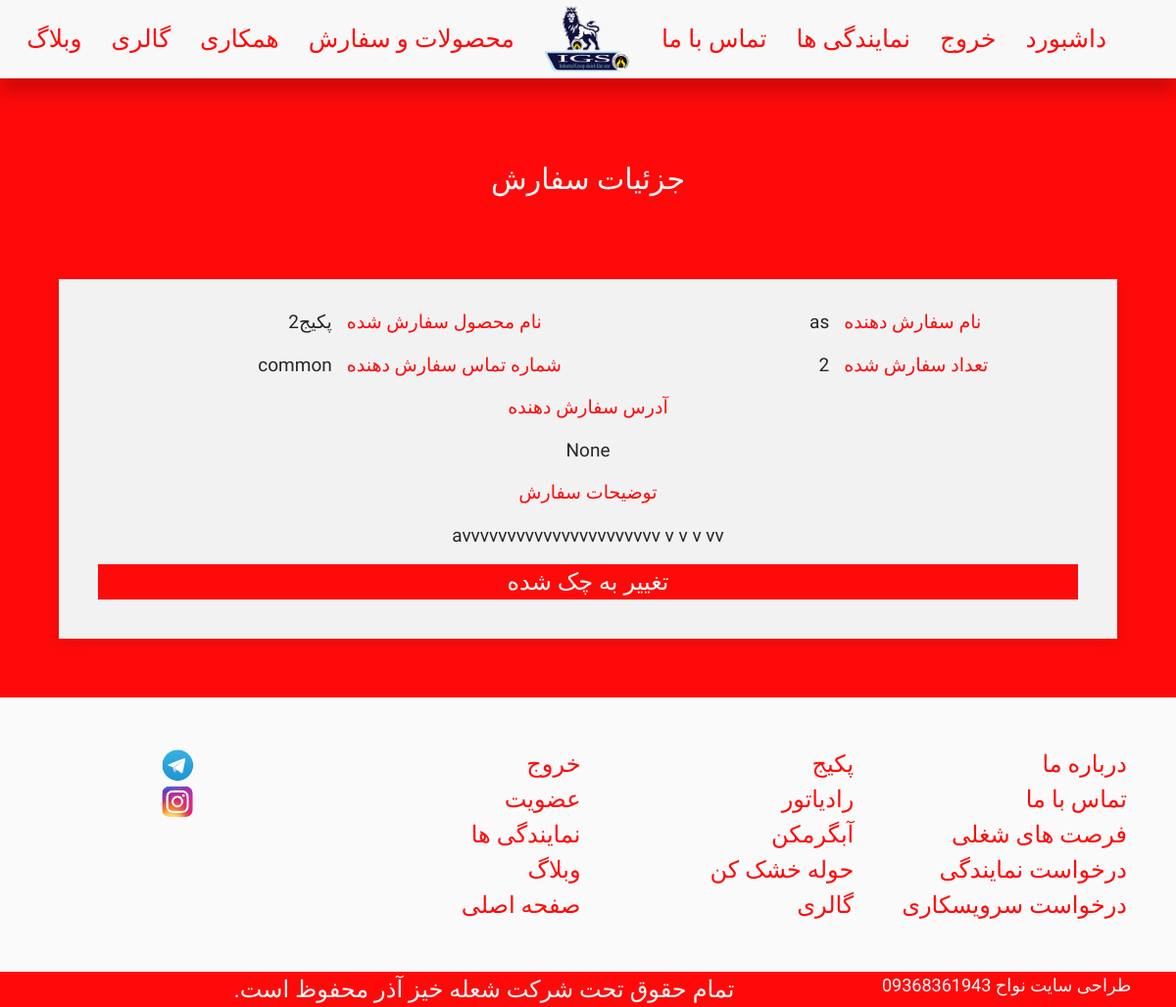
Page /order/detail/3/ (signed in) on the earlier database version.
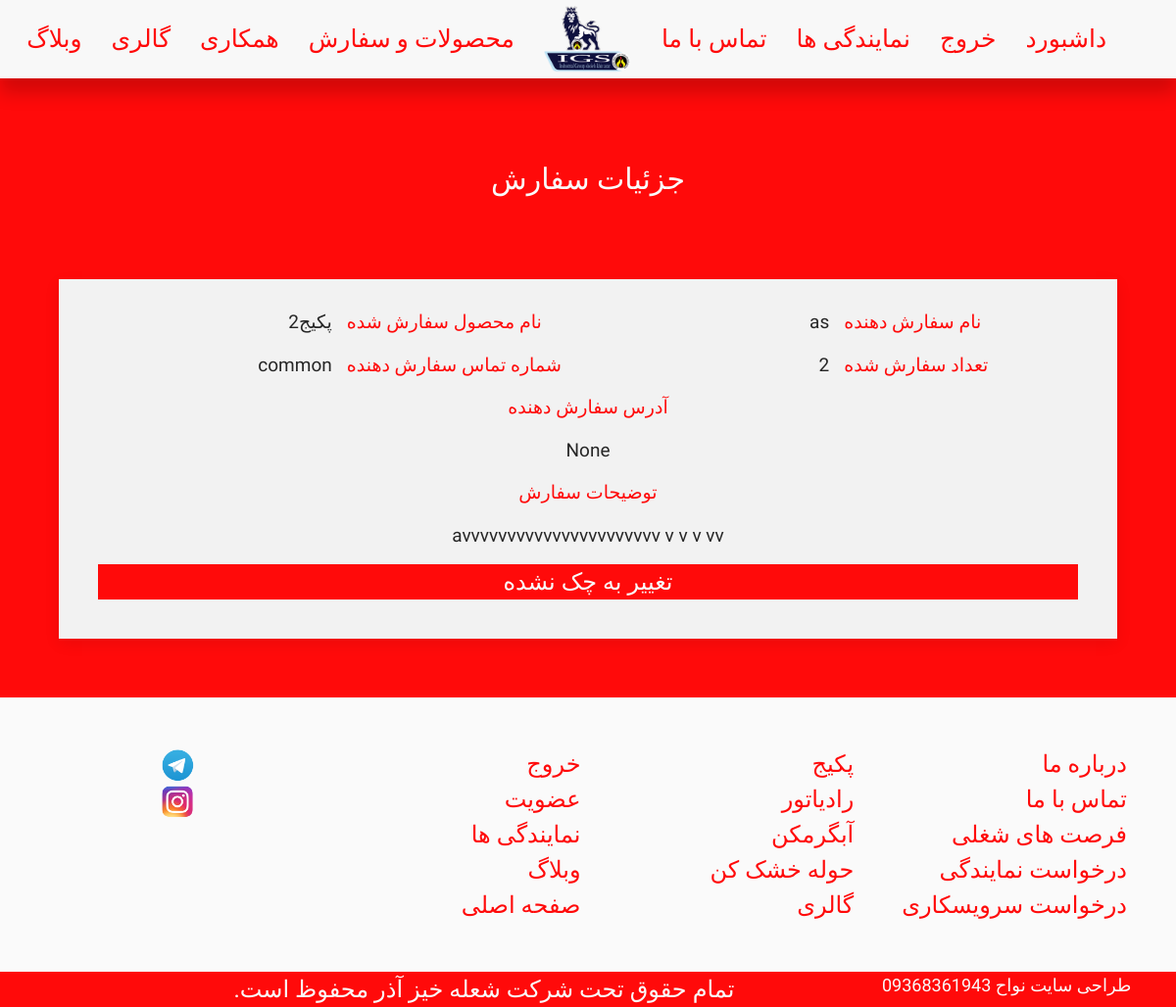
Same page on the later database version.
### order/views.py (the view)
# urls.py: path('detail/<int:pk>/', OrdersDetailView, name='detail'),
@login_required
@superuser_required
def OrdersDetailView(request, pk):
    order = get_object_or_404(OrderingModel, pk = pk)
    return render(request,'order/orderdetail.html',{'order':order})

### order/templates/order/orderdetail.html (shortened to what this page needs)
{% extends "BaseTemplates/base1.html" %}
{% block body_block %}
<br>
<h3 style="font-size:30px;" class="whiteC-text uk-card-title uk-text-center fHarmattan uk-text-large">جزئیات سفارش</h3>
<div style="padding:5%" class="uk-grid-match uk-text-center uk-grid-large" uk-grid>
      <div class="uk-width-1-1 uk-block">
<div  class="uk-card uk-card-default uk-card-body milkywhiteC">
      <div style="margin-top:-25px; font-size:19px"  class=" fHarmattan uk-text-large uk-grid-small" uk-grid>
          <div class="uk-width-1-2 uk-width-1-4@s uk-text-left redC-text" >نام سفارش دهنده</div><div class="uk-width-1-2 uk-width-1-4@s uk-text-right darkgreyC-text">{{order.user.name}}</div>
<div class="uk-width-1-2 uk-width-1-4@s uk-text-left redC-text" >نام محصول سفارش شده</div><div class="uk-width-1-2 uk-width-1-4@s uk-text-right darkgreyC-text">{{order.product.name}}</div>
<div class="uk-width-1-2 uk-width-1-4@s uk-text-left redC-text" >تعداد سفارش شده</div><div class="uk-width-1-2 uk-width-1-4@s uk-text-right darkgreyC-text">{{order.number}}</div>
<div class="uk-width-1-2 uk-width-1-4@s uk-text-left redC-text" >شماره تماس سفارش دهنده</div><div class="uk-width-1-2 uk-width-1-4@s uk-text-right darkgreyC-text">{{order.user.username}}</div>
<div class="uk-width-1-1 uk-text-center redC-text" >آدرس سفارش دهنده</div><div class="uk-width-1-1  uk-text-center darkgreyC-text">{{order.user.commonusers.address}}</div>
<div class="uk-width-1-1 uk-text-center redC-text" >توضیحات سفارش</div><div class="uk-width-1-1 uk uk-text-center darkgreyC-text">{{order.description}}</div>
          {% if user.is_superuser %}
          <div class="uk-width-1 uk-text-right">
          {% if order.checked %}
          <a class="uk-button uk-button-large redC whiteC-text fHarmattan uk-text-large uk-width-1-1" href="{% url 'order:changestatus' order.pk %}" >تغییر به چک نشده</a>
          {% else %}
          <a class="uk-button uk-button-large redC whiteC-text fHarmattan uk-text-large uk-width-1-1" href="{% url 'order:changestatus' order.pk %}" >تغییر به چک شده</a>
          {% endif %}
          </div>
          {% endif %}
<br>
      </div>
</div>
</div>
</div>
    {% endblock %}

Differences in the rows shown:
changed OrderingModel "avvvvvvvvvvvvvvvvvvvvvv v v v vv": checked False → True (drawn)
Other differences:
text no longer shown: "تغییر به چک شده"
text now shown: "تغییر به چک نشده"
